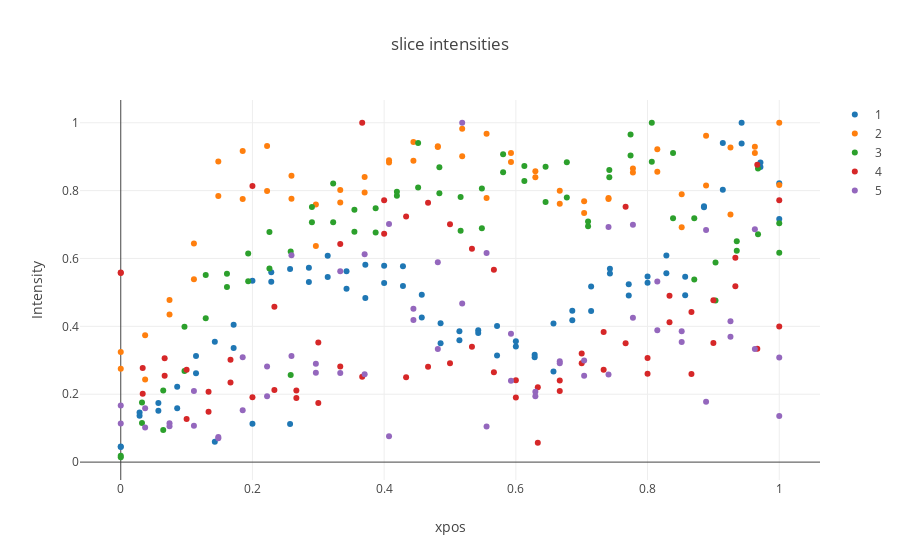

The cell this chart's notebook holds for it:
### Markdown cell above
**Figure Peaks**

Centered peak positions across transects for data in each folder. Grandient shows intensity at peak position. Intensities were divided by the maximum by Figure. 

### IV. Amplitude analysis. 


We extracted the amplitude of transect peaks, divided by the maximum by folder. 

i) Peak amplitude by transect and folder:

### Code cell
fig_amp= [go.Scatter(
    x= samp_track_dict[folder][:,0] / max(samp_track_dict[folder][:,0]),
    y= samp_track_dict[folder][:,2],
    name= folder,
    mode= 'markers'
) for folder in samp_track_dict.keys()]

layout= go.Layout(
    title= 'slice intensities',
    xaxis= dict(
        title= 'xpos'    
    ),
    yaxis= dict(
        title= 'Intensity'
    )
)

Figure= go.Figure(data= fig_amp,layout= layout)
iplot(Figure)
